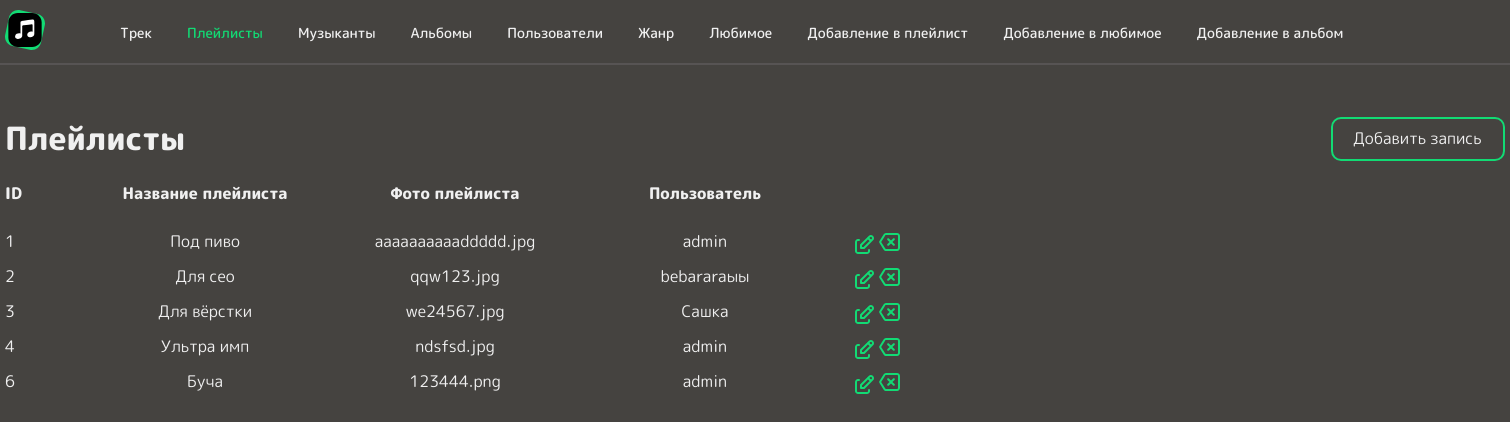
The app's page /playlists-panel.php (signed in) with its own data.
### tables this page shows
CREATE TABLE `playlists` (
  `ID_playlists` int NOT NULL,
  `playlist_name` varchar(160) NOT NULL,
  `playlist_photo` varchar(160) DEFAULT NULL,
  `ID_users` int DEFAULT NULL
);

CREATE TABLE `users` (
  `ID_users` int NOT NULL,
  `login` varchar(100) DEFAULT NULL,
  `email` varchar(100) DEFAULT NULL,
  `password` varchar(100) DEFAULT NULL,
  `profile_photo` varchar(100) NOT NULL,
  `ID_role` int DEFAULT NULL
);

### playlists-panel.php (the view, shortened to what this page needs)
<?php
include "./php_connect/connect.php";
?>
<!DOCTYPE html>
<html lang="en">
<head>
    <link rel="stylesheet" href="./scss/main.css">
</head>
<body>
<header>
        <div class="admin-container">
            <ul class="main-menu-panel">
                <li class="main-menu_item"><a href="./index-panel.php" class="main-menu__link"><img src="./images/svg/logo_green.svg" alt="logo_purple" class="logo_purple"></a></li>
                <li class="main-menu-panel_item"><a href="./track-panel.php" class="menu-item-panel">Трек</a></li>
                <li class="main-menu-panel_item"><a href="./playlists-panel.php" class="menu-item-panel admin-menu-pressed">Плейлисты</a></li>
                <li class="main-menu-panel_item"><a href="./musicians-panel.php" class="menu-item-panel">Музыканты</a></li>
                <li class="main-menu-panel_item"><a href="./albums-panel.php" class="menu-item-panel">Альбомы</a></li>
                <li class="main-menu-panel_item"><a href="./users-panel.php" class="menu-item-panel">Пользователи</a></li>
                <li class="main-menu-panel_item"><a href="./genre-panel.php" class="menu-item-panel">Жанр</a></li>
                <li class="main-menu-panel_item"><a href="./favorite-panel.php" class="menu-item-panel">Любимое</a></li>
                <li class="main-menu-panel_item"><a href="./adding_to_a_playlist-panel.php" class="menu-item-panel">Добавление в плейлист</a></li>
                <li class="main-menu-panel_item"><a href="./adding_in_favorite-panel.php" class="menu-item-panel">Добавление в любимое</a></li>
                <li class="main-menu-panel_item"><a href="./adding_in_album-panel.php" class="menu-item-panel">Добавление в альбом</a></li>
            </ul>
        </div>
        <hr>
    </header>
    <div class="div-title-admin">
        <div class="admin-container">
            <div class="add-btn-divs">
                <div class="div-title-admin">
                    <h1 class="title-admin">Плейлисты</h1>
                </div>
                <div class="btn_add">
                    <a href="./create_playlists.php">Добавить запись</a>
                </div>
            </div>
        </div>
    </div>
    <div class="table">
        <div class="admin-container">
            <div class="table_row title">
                <div class="table_sell id">
                    <p class="admin_table_cell_first">ID</p>
                </div>
                <div class="table_sell">
                    <p class="admin_table_cell-text margin-admin-user-table">Название плейлиста</p>
                </div>
                <div class="table_sell">
                    <p class="admin_table_cell-text margin-admin-user-table">Фото плейлиста</p>
                </div>
                <div class="table_sell">
                    <p class="admin_table_cell-text margin-admin-user-table">Пользователь</p>
                </div>
            </div>
        </div>
    </div>
    <?php
    $qInfoPlaylists = "SELECT * FROM playlists, users WHERE playlists.ID_users = users.ID_Users";
    $resInfoPlaylists = mysqli_query($connect, $qInfoPlaylists) or die(mysqli_error($connect));
    while ($InfoPlaylists = mysqli_fetch_object($resInfoPlaylists)) {
        echo "
    <div class=\"body-table\">
        <div class=\"admin-container\">
            <div class=\"admin_table_row\">
                <div class=\"admin_table_cell_first admin_projects_table_id\">
                    <p>$InfoPlaylists->ID_playlists</p>
                </div>
                <div class=\"admin_table_cell admin_projects_table_name\">
                    <p class=\"admin_table_cell-text margin-admin-user-table\">$InfoPlaylists->playlist_name</p>
                </div>
                <div class=\"admin_table_cell admin_projects_table_id_order\">
                    <p class=\"admin_table_cell-text margin-admin-user-table\">$InfoPlaylists->playlist_photo</p>
                </div>
                <div class=\"admin_table_cell admin_projects_table_id_order\">
                    <p class=\"admin_table_cell-text margin-admin-user-table\">$InfoPlaylists->login</p>
                </div>
                <div class=\"admin_projects_table_act\">
                    <a href=\"edit_playlists.php?idA=$InfoPlaylists->ID_playlists\"><img class=\"admin_table_act_image\" src=\"./images/svg/edit_green.svg\"></a>
                <a href=\"?ID_playlists=$InfoPlaylists->ID_playlists\"><img class=\"admin_table_act_image\" src=\"./images/svg/delete_green.svg\"></a>
            </div>
        </div>
    </div>
";
    }
    ?>
</body>
</html>

### scss/main.css (style rules this page uses)
body { background-color: #454340; }
* { font-family: "M PLUS Rounded 1c"; color: #F0F0F0; padding: 0px; margin: 0px; }
.main-menu_item { margin: 0 75px 0 0; }
.main-menu__link { cursor: pointer; }
hr { width: 100%; display: block; height: 1px; border: 0; border-top: 2px solid #575454; margin: 0px; padding: 0; position: absolute; }
li { list-style-type: none; }
a { text-decoration: none; }
.main-menu-panel { display: flex; list-style-type: none; align-items: center; width: 100%; font-weight: 500; margin: 10px 0 8px 0; font-size: 14px; }
.main-menu-panel_item { margin: 0 35px 0 0; }
.table { margin: 0 0 10px 0; }
.table_row { display: flex; }
.admin_table_row { display: flex; }
.admin-container { max-width: 1500px; width: 100%; margin: 0 auto; }
.admin_table_cell_first { width: 100px; }
.body-table { margin: 5px 0 0 0; }
.admin_table_cell-text { width: 200px; word-wrap: break-word; text-align: center; }
.title { margin-bottom: 25px; font-weight: 800; }
.add-btn-divs { display: flex; align-items: center; margin: 60px 0 20px 0; width: 1500px; justify-content: space-between; }
.btn_add { width: 150px; height: 40px; border: 2px solid #12DB74; border-radius: 10px; display: flex; align-items: center; text-align: center; padding: 0 0 0 20px; }
.admin-menu-pressed { color: #12DB74; }
.margin-admin-user-table { margin: 0 50px 0 0; }

### records on screen
playlists: ID_playlists "1", playlist_name "Под пиво", playlist_photo "aaaaaaaaaaddddd.jpg", ID_users.login "admin"
playlists: ID_playlists "2", playlist_name "Для сео", playlist_photo "qqw123.jpg", ID_users.login "bebararaыы"
playlists: ID_playlists "3", playlist_name "Для вёрстки", playlist_photo "we24567.jpg", ID_users.login "Сашка"
playlists: ID_playlists "4", playlist_name "Ультра имп", playlist_photo "ndsfsd.jpg", ID_users.login "admin"
playlists: ID_playlists "6", playlist_name "Буча", playlist_photo "123444.png", ID_users.login "admin"
